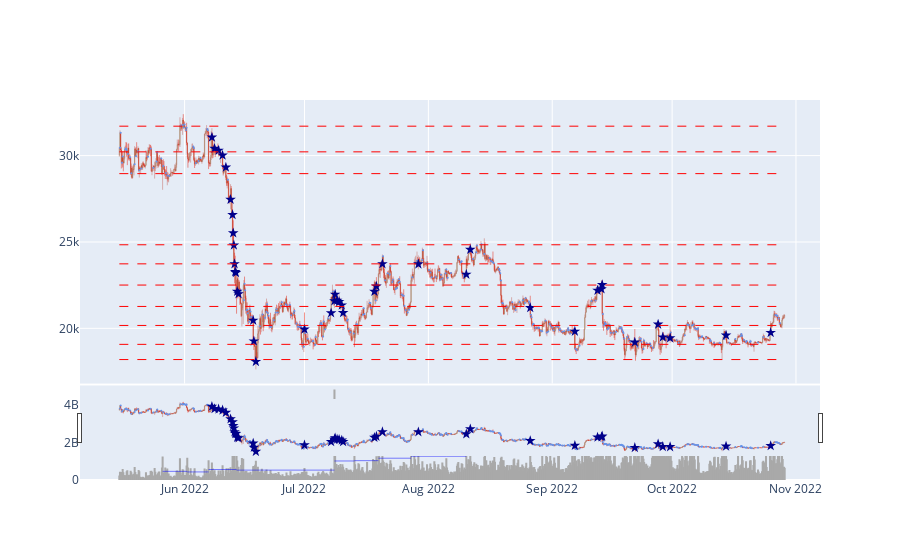

The code cell stored with this chart in its notebook:
### Code cell
fig = make_subplots(
    rows=2,
    cols=1,
    shared_xaxes=True,
    vertical_spacing=0.005,
    row_heights=[0.75, 0.25],
)

fig.add_trace(add_candles(df), row=1, col=1)
fig.add_trace(add_volumes(df), row=2, col=1)
# fig.add_trace(add_v_peaks(df), row=2, col=1)
from tools.backtesting.data_processor import plot_df, add_candles, add_breakouts, append_volume_levels, get_price_levels, append_price_levels, append_breakouts, get_sup_resist_peaks, add_bound_levels
append_volume_levels(fig, v_levels)
_up, _down, levels = get_sup_resist_peaks(df)
add_bound_levels(df, levels.values)
add_breakouts(df)
append_price_levels(fig, df, get_price_levels(levels))
append_breakouts(fig, df)
fig

### Figure 1 — Plotly figure (JSON) as saved in the notebook; plotly's stock layout.template omitted (floating-point values rounded to 4 significant figures; data arrays with more than 128 entries replaced by an {"elided": "..."} marker saying what was removed)
{"data": [{"close": {"elided": "1000 float values"}, "decreasing": {"fillcolor": "#176F28", "line": {"color": "#E42515"}}, "high": {"elided": "1000 float values"}, "increasing": {"fillcolor": "#18D23C", "line": {"color": "#C46A62"}}, "line": {"width": 0.5}, "low": {"elided": "1000 float values"}, "open": {"elided": "1000 float values"}, "showlegend": false, "type": "candlestick", "x": {"elided": "1000 str values"}, "xaxis": "x", "yaxis": "y"}, {"marker": {"color": "darkgray", "line": {"color": "darkgray", "width": 1.5}}, "showlegend": false, "type": "bar", "x": {"elided": "1000 str values"}, "xaxis": "x2", "y": {"elided": "1000 float values"}, "yaxis": "y2"}, {"marker": {"color": "CornflowerBlue", "size": 2, "symbol": "circle"}, "mode": "markers", "showlegend": false, "type": "scatter", "x": {"elided": "344 str values"}, "y": {"elided": "344 float values"}}, {"marker": {"color": "CornflowerBlue", "size": 2, "symbol": "circle"}, "mode": "markers", "showlegend": false, "type": "scatter", "x": [], "y": []}, {"marker": {"color": "DarkBlue", "size": 8, "symbol": "star"}, "mode": "markers", "showlegend": false, "type": "scatter", "x": ["2022-06-07T20:00:00", "2022-06-08T12:00:00", "2022-06-09T12:00:00", "2022-06-10T12:00:00", "2022-06-11T08:00:00", "2022-06-12T12:00:00", "2022-06-13T00:00:00", "2022-06-13T04:00:00", "2022-06-13T08:00:00", "2022-06-13T12:00:00", "2022-06-13T16:00:00", "2022-06-13T20:00:00", "2022-06-14T04:00:00", "2022-06-14T12:00:00", "2022-06-18T04:00:00", "2022-06-18T08:00:00", "2022-06-18T20:00:00", "2022-07-01T00:00:00", "2022-07-07T16:00:00", "2022-07-08T12:00:00", "2022-07-08T16:00:00", "2022-07-09T04:00:00", "2022-07-09T16:00:00", "2022-07-10T08:00:00", "2022-07-10T16:00:00", "2022-07-18T12:00:00", "2022-07-19T00:00:00", "2022-07-20T12:00:00", "2022-07-29T12:00:00", "2022-08-10T12:00:00", "2022-08-11T12:00:00", "2022-08-26T12:00:00", "2022-09-06T16:00:00", "2022-09-12T08:00:00", "2022-09-13T08:00:00", "2022-09-13T12:00:00", "2022-09-21T16:00:00", "2022-09-27T12:00:00", "2022-09-28T16:00:00", "2022-09-30T12:00:00", "2022-10-14T12:00:00", "2022-10-25T16:00:00"], "y": [31060.0, 30410.0, 30300.0, 30020.0, 29330.0, 27460.0, 26570.0, 25520.0, 24810.0, 23730.0, 23270.0, 23220.0, 22130.0, 21990.0, 20460.0, 19260.0, 18070.0, 19940.0, 20890.0, 21580.0, 21960.0, 21610.0, 21550.0, 21340.0, 20900.0, 22130.0, 22430.0, 23730.0, 23720.0, 23120.0, 24560.0, 21190.0, 19820.0, 22200.0, 22270.0, 22520.0, 19190.0, 20230.0, 19490.0, 19440.0, 19600.0, 19750.0]}, {"marker": {"color": "DarkBlue", "size": 8, "symbol": "star"}, "mode": "markers", "showlegend": false, "type": "scatter", "x": [], "y": []}], "layout": {"shapes": [{"line": {"color": "blue", "width": 0.5}, "type": "line", "x0": "2022-05-26T12:00:00", "x1": "2022-06-01T16:00:00", "xref": "x2", "y0": 460400000.0, "y1": 460400000.0, "yref": "y2"}, {"line": {"color": "blue", "width": 0.5}, "type": "line", "x0": "2022-06-01T16:00:00", "x1": "2022-06-07T00:00:00", "xref": "x2", "y0": 429500000.0, "y1": 429500000.0, "yref": "y2"}, {"line": {"color": "blue", "width": 0.5}, "type": "line", "x0": "2022-06-07T00:00:00", "x1": "2022-06-14T00:00:00", "xref": "x2", "y0": 557300000.0, "y1": 557300000.0, "yref": "y2"}, {"line": {"color": "blue", "width": 0.5}, "type": "line", "x0": "2022-06-14T00:00:00", "x1": "2022-07-08T12:00:00", "xref": "x2", "y0": 525800000.0, "y1": 525800000.0, "yref": "y2"}, {"line": {"color": "blue", "width": 0.5}, "type": "line", "x0": "2022-07-08T12:00:00", "x1": "2022-07-13T12:00:00", "xref": "x2", "y0": 1012000000.0, "y1": 1012000000.0, "yref": "y2"}, {"line": {"color": "blue", "width": 0.5}, "type": "line", "x0": "2022-07-13T12:00:00", "x1": "2022-07-19T12:00:00", "xref": "x2", "y0": 1030000000.0, "y1": 1030000000.0, "yref": "y2"}, {"line": {"color": "blue", "width": 0.5}, "type": "line", "x0": "2022-07-19T12:00:00", "x1": "2022-07-27T16:00:00", "xref": "x2", "y0": 1159000000.0, "y1": 1159000000.0, "yref": "y2"}, {"line": {"color": "blue", "width": 0.5}, "type": "line", "x0": "2022-07-27T16:00:00", "x1": "2022-08-05T12:00:00", "xref": "x2", "y0": 1263000000.0, "y1": 1263000000.0, "yref": "y2"}, {"line": {"color": "blue", "width": 0.5}, "type": "line", "x0": "2022-08-05T12:00:00", "x1": "2022-08-10T12:00:00", "xref": "x2", "y0": 1263000000.0, "y1": 1263000000.0, "yref": "y2"}, {"line": {"color": "blue", "width": 0.5}, "type": "line", "x0": "2022-08-10T12:00:00", "x1": "2022-08-17T12:00:00", "xref": "x2", "y0": 1440000000.0, "y1": 1440000000.0, "yref": "y2"}, {"line": {"color": "blue", "width": 0.5}, "type": "line", "x0": "2022-08-17T12:00:00", "x1": "2022-08-26T12:00:00", "xref": "x2", "y0": 1434000000.0, "y1": 1434000000.0, "yref": "y2"}, {"line": {"color": "blue", "width": 0.5}, "type": "line", "x0": "2022-08-26T12:00:00", "x1": "2022-08-31T12:00:00", "xref": "x2", "y0": 1404000000.0, "y1": 1404000000.0, "yref": "y2"}, {"line": {"color": "blue", "width": 0.5}, "type": "line", "x0": "2022-08-31T12:00:00", "x1": "2022-09-06T16:00:00", "xref": "x2", "y0": 1396000000.0, "y1": 1396000000.0, "yref": "y2"}, {"line": {"color": "blue", "width": 0.5}, "type": "line", "x0": "2022-09-06T16:00:00", "x1": "2022-09-13T12:00:00", "xref": "x2", "y0": 1833000000.0, "y1": 1833000000.0, "yref": "y2"}, {"line": {"color": "blue", "width": 0.5}, "type": "line", "x0": "2022-09-13T12:00:00", "x1": "2022-09-21T16:00:00", "xref": "x2", "y0": 1882000000.0, "y1": 1882000000.0, "yref": "y2"}, {"line": {"color": "blue", "width": 0.5}, "type": "line", "x0": "2022-09-21T16:00:00", "x1": "2022-09-30T12:00:00", "xref": "x2", "y0": 2021000000.0, "y1": 2021000000.0, "yref": "y2"}, {"line": {"color": "blue", "width": 0.5}, "type": "line", "x0": "2022-09-30T12:00:00", "x1": "2022-10-06T12:00:00", "xref": "x2", "y0": 1846000000.0, "y1": 1846000000.0, "yref": "y2"}, {"line": {"color": "blue", "width": 0.5}, "type": "line", "x0": "2022-10-06T12:00:00", "x1": "2022-10-13T12:00:00", "xref": "x2", "y0": 1846000000.0, "y1": 1846000000.0, "yref": "y2"}, {"line": {"color": "blue", "width": 0.5}, "type": "line", "x0": "2022-10-13T12:00:00", "x1": "2022-10-18T12:00:00", "xref": "x2", "y0": 1846000000.0, "y1": 1846000000.0, "yref": "y2"}, {"line": {"color": "blue", "width": 0.5}, "type": "line", "x0": "2022-10-18T12:00:00", "x1": "2022-10-29T04:00:00", "xref": "x2", "y0": 1846000000.0, "y1": 1846000000.0, "yref": "y2"}, {"line": {"color": "red", "dash": "dash", "width": 1}, "type": "line", "x0": "2022-05-15T16:00:00", "x1": "2022-10-29T04:00:00", "xref": "x", "y0": 18190.0, "y1": 18190.0, "yref": "y"}, {"line": {"color": "red", "dash": "dash", "width": 1}, "type": "line", "x0": "2022-05-15T16:00:00", "x1": "2022-10-29T04:00:00", "xref": "x", "y0": 19070.0, "y1": 19070.0, "yref": "y"}, {"line": {"color": "red", "dash": "dash", "width": 1}, "type": "line", "x0": "2022-05-15T16:00:00", "x1": "2022-10-29T04:00:00", "xref": "x", "y0": 20170.0, "y1": 20170.0, "yref": "y"}, {"line": {"color": "red", "dash": "dash", "width": 1}, "type": "line", "x0": "2022-05-15T16:00:00", "x1": "2022-10-29T04:00:00", "xref": "x", "y0": 21270.0, "y1": 21270.0, "yref": "y"}, {"line": {"color": "red", "dash": "dash", "width": 1}, "type": "line", "x0": "2022-05-15T16:00:00", "x1": "2022-10-29T04:00:00", "xref": "x", "y0": 22510.0, "y1": 22510.0, "yref": "y"}, {"line": {"color": "red", "dash": "dash", "width": 1}, "type": "line", "x0": "2022-05-15T16:00:00", "x1": "2022-10-29T04:00:00", "xref": "x", "y0": 23730.0, "y1": 23730.0, "yref": "y"}, {"line": {"color": "red", "dash": "dash", "width": 1}, "type": "line", "x0": "2022-05-15T16:00:00", "x1": "2022-10-29T04:00:00", "xref": "x", "y0": 24840.0, "y1": 24840.0, "yref": "y"}, {"line": {"color": "red", "dash": "dash", "width": 1}, "type": "line", "x0": "2022-05-15T16:00:00", "x1": "2022-10-29T04:00:00", "xref": "x", "y0": 28960.0, "y1": 28960.0, "yref": "y"}, {"line": {"color": "red", "dash": "dash", "width": 1}, "type": "line", "x0": "2022-05-15T16:00:00", "x1": "2022-10-29T04:00:00", "xref": "x", "y0": 30220.0, "y1": 30220.0, "yref": "y"}, {"line": {"color": "red", "dash": "dash", "width": 1}, "type": "line", "x0": "2022-05-15T16:00:00", "x1": "2022-10-29T04:00:00", "xref": "x", "y0": 31700.0, "y1": 31700.0, "yref": "y"}], "xaxis": {"anchor": "y", "domain": [0, 1], "matches": "x2", "showticklabels": false}, "xaxis2": {"anchor": "y2", "domain": [0, 1]}, "yaxis": {"anchor": "x", "domain": [0.2537, 1]}, "yaxis2": {"anchor": "x2", "domain": [0, 0.2487]}}}
